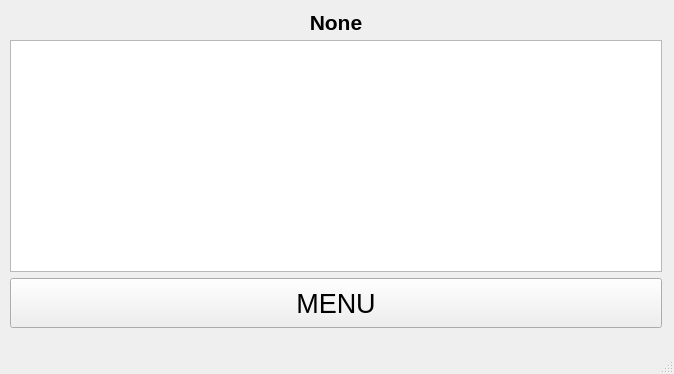
<?xml version="1.0" encoding="UTF-8"?>
<ui version="4.0">
 <class>MainWindow</class>
 <widget class="QMainWindow" name="MainWindow">
  <property name="geometry">
   <rect>
    <x>0</x>
    <y>0</y>
    <width>674</width>
    <height>374</height>
   </rect>
  </property>
  <property name="windowTitle">
   <string>MainWindow</string>
  </property>
  <widget class="QWidget" name="centralwidget">
   <widget class="QTextBrowser" name="textBrowser">
    <property name="geometry">
     <rect>
      <x>10</x>
      <y>40</y>
      <width>652</width>
      <height>232</height>
     </rect>
    </property>
   </widget>
   <widget class="QPushButton" name="pushButton_menu">
    <property name="geometry">
     <rect>
      <x>10</x>
      <y>278</y>
      <width>652</width>
      <height>50</height>
     </rect>
    </property>
    <property name="sizePolicy">
     <sizepolicy hsizetype="Minimum" vsizetype="Minimum">
      <horstretch>0</horstretch>
      <verstretch>0</verstretch>
     </sizepolicy>
    </property>
    <property name="minimumSize">
     <size>
      <width>0</width>
      <height>50</height>
     </size>
    </property>
    <property name="font">
     <font>
      <pointsize>20</pointsize>
     </font>
    </property>
    <property name="text">
     <string>MENU</string>
    </property>
   </widget>
   <widget class="QLabel" name="label_3">
    <property name="geometry">
     <rect>
      <x>10</x>
      <y>10</y>
      <width>652</width>
      <height>24</height>
     </rect>
    </property>
    <property name="font">
     <font>
      <pointsize>16</pointsize>
      <bold>true</bold>
     </font>
    </property>
    <property name="text">
     <string>&lt;html&gt;&lt;head/&gt;&lt;body&gt;&lt;p align=&quot;center&quot;&gt;None&lt;/p&gt;&lt;/body&gt;&lt;/html&gt;</string>
    </property>
    <property name="scaledContents">
     <bool>false</bool>
    </property>
    <property name="alignment">
     <set>Qt::AlignCenter</set>
    </property>
   </widget>
  </widget>
  <widget class="QMenuBar" name="menubar">
   <property name="geometry">
    <rect>
     <x>0</x>
     <y>0</y>
     <width>674</width>
     <height>22</height>
    </rect>
   </property>
  </widget>
  <widget class="QStatusBar" name="statusbar"/>
 </widget>
 <resources/>
 <connections/>
</ui>
